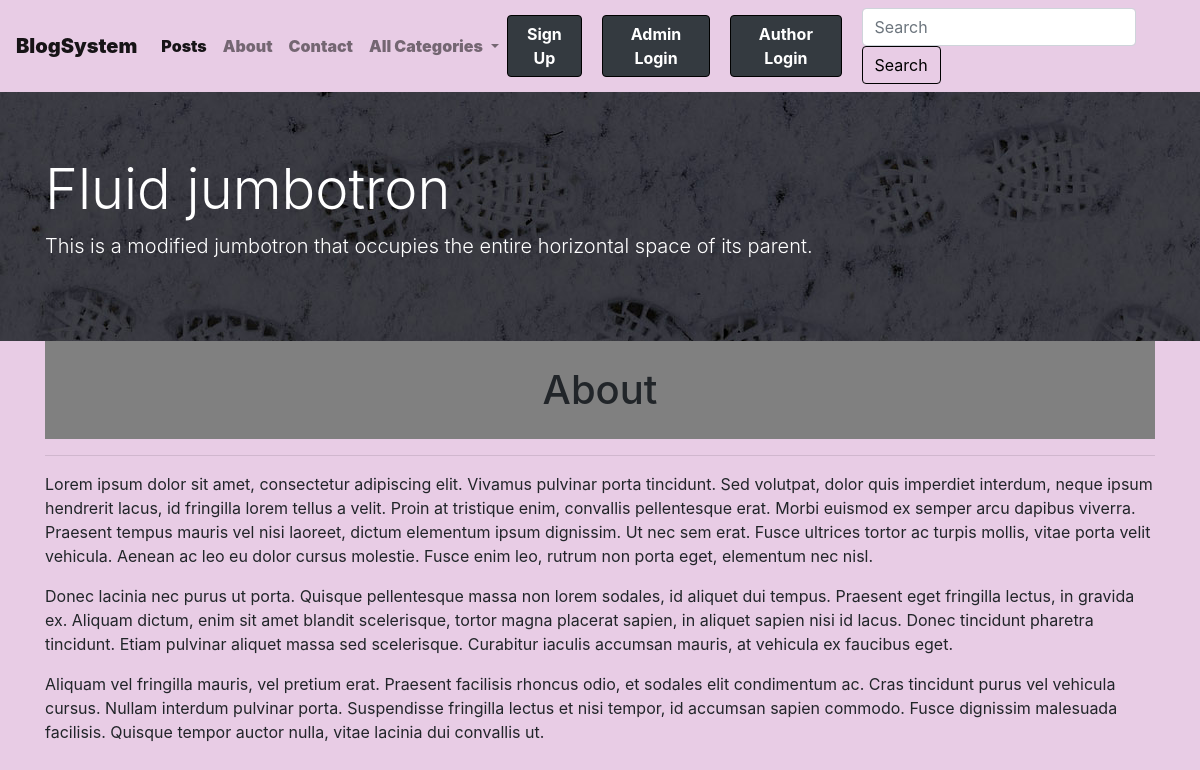
Screenshot of /page.php?id=1 with the database file from the repository.
### tables this page shows
CREATE TABLE `page` (
  `page_id` int(11) NOT NULL,
  `page_title` varchar(256) NOT NULL,
  `page_content` longtext NOT NULL
);

### page.php (the view, shortened to what this page needs)
<?php
include_once "includes/function.php";
if(!isset($_GET['id'])){
	header("Location:index.php");
}else{
	$id = mysqli_real_escape_string($conn,$_GET['id']);
	if(!is_numeric($id)){
		header("Location:index.php?");
		exit();
	}else if(is_numeric($id)){
		$sql = "SELECT * FROM `page` WHERE page_id='$id'";
		$result = mysqli_query($conn,$sql);
		if(mysqli_num_rows($result)<=0){
			header("Location:index.php?message=noPageFound");
		}else if(mysqli_num_rows($result)>0){
			while($row=mysqli_fetch_array($result)){
			$page_content = $row['page_content'];
			$page_title2 = $row['page_title'];
?>
<!DOCTYPE html>
<html lang="en">
<head>
	<link rel="stylesheet" href="style/bootstrap.min.css">
	<link rel="stylesheet" href="style/style.css">
</head>
<body >
	<?php include_once "includes/nav.php"; ?>
	<?php include_once "includes/jumbo.php"; ?>
	<div class="main">
	<div class="container">
		<h1 style="width:100%;background-color:grey;padding-top:25px;padding-bottom:25px;text-align:center;"><?php echo $page_title2; ?></h1>
		<hr>
		<p><?php echo $page_content;?></p>
	</div>
	</div>
</body>
</html>
				<?php
			}
		}
	}
}
?>

### includes/nav.php (shortened to what this page needs)
<?php
include_once "includes/connection.php";
?>
	<link rel="stylesheet" href="style/style.css">
	<nav class="navbar navbar-expand-lg navbar-light" >
	<a class="navbar-brand" href="index.php"><b>BlogSystem</b></a>
	<div class="collapse navbar-collapse" id="navbarSupportedContent">
    <ul class="navbar-nav mx-auto">
      <li class="nav-item active">
        <a class="nav-link" href="index.php"><b>Posts</b> <span class="sr-only">(current)</span></a>
      </li>
	  <?php
	  $sqlpage = "SELECT * FROM page";
		$resultpage = mysqli_query($conn,$sqlpage);
		while($rowpage=mysqli_fetch_array($resultpage)){
			$page_id = $rowpage['page_id'];
			$page_title = $rowpage['page_title'];
			?>
			<li class="nav-item">
			<a class="nav-link" href="page.php?id=<?php echo $page_id;?>"><b><?php echo $page_title;?></b></a>
			</li>
	  <?php
		}
	  ?>
      <li class="nav-item dropdown" >
        <a class="nav-link dropdown-toggle" href="#" id="navbarDropdown" role="button" data-toggle="dropdown" aria-haspopup="true" aria-expanded="false">
          <b>All Categories</b>
        </a>
      </li>
    </ul>
	<a href="../blog/admin/signup.php"><button type="button" class="btn btn-dark"><b>Sign Up</b></button></a>
	<a href="../blog/admin/login.php"><button type="button" class="btn btn-dark"><b>Admin Login</b></button></a>
	<a href="../blog/admin/login.php"><button type="button" class="btn btn-dark"><b>Author Login</b></button></a>
    <form action="search.php" class="form-inline my-2 my-lg-0">
      <input name="s" class="form-control mr-sm-2" type="search" placeholder="Search" aria-label="Search">
      <button class="btn btn-outline-success my-2 my-sm-0" type="submit">Search</button>
    </form>
  </div>
</nav>

### includes/jumbo.php
<link rel="stylesheet" href="../style/style.css">
<div class="jumbotron jumbotron-fluid">
  <div class="container">
    <h1 class="display-4">Fluid jumbotron</h1>
    <p class="lead">This is a modified jumbotron that occupies the entire horizontal space of its parent.</p>
  </div>
</div>

### style/style.css (style rules this page uses)
body { background-color: #e8cce5; }
.main { margin-top: -32px; }
.navbar { background-color: #e8cce5; }
.nav-link , .navbar-brand { color:black; font-weight: bold; }
.btn { color:black; border-color:black; }
.jumbotron { background-image: url("../bg/head.jpg"); color: white; }
.btn-dark { color:white; margin-right:20px; }

### rows the page displays
page: page_title "About", page_content "Lorem ipsum dolor sit amet, consectetur adipiscing elit. Vivamus pulvinar porta tincidunt. Sed volutpat, dolor quis imperdiet interdum, neque ipsum hendrerit lacus, id fringilla lorem tellus a velit. Proin at tristique enim, convallis pellentesque erat. Morbi euismod ex semper arcu dapibus viverra. Praesent tempus mauris vel nisi laoreet, dictum elementum ipsum dignissim. Ut nec sem erat. Fusce ultrices tortor ac turpis mollis, vitae porta velit vehicula. Aenean ac leo eu dolor cursus molestie. Fusce enim leo, rutrum non porta eget, elementum nec nisl. Donec lacinia nec purus ut porta. Quisque pellentesque massa non lorem sodales, id aliquet dui tempus. Praesent eget fringilla lectus, in…"
page: page_title "Contact"
